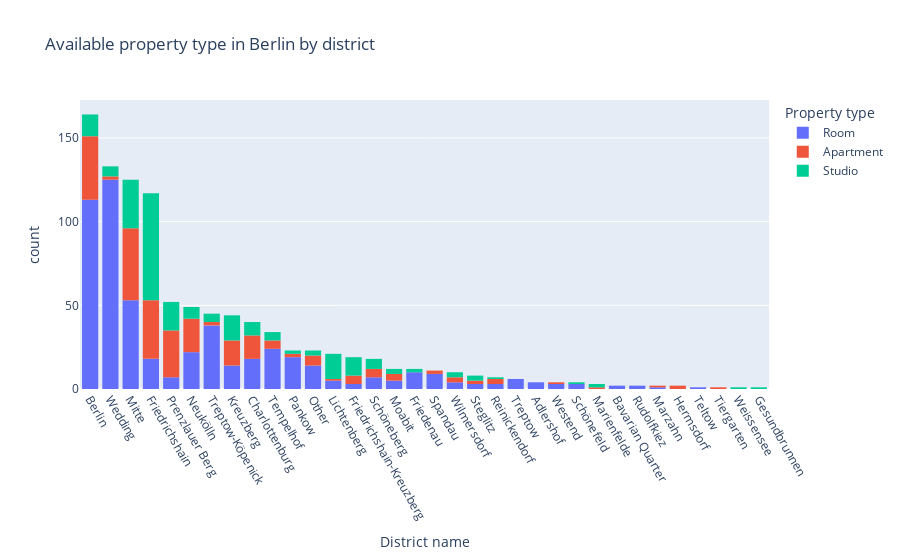
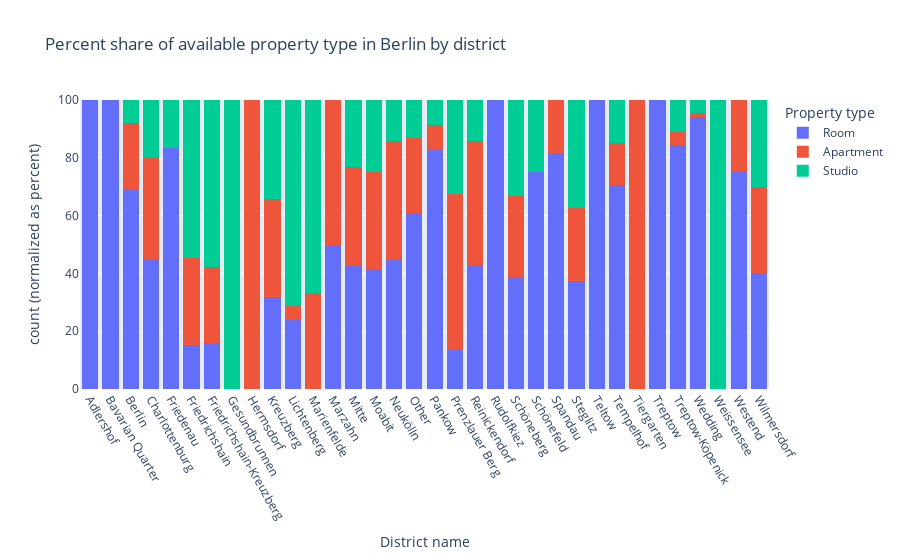

The cell these charts' notebook holds for them, in order:
### Code cell
#let's see how many offers each district has by property type
fig = px.histogram(df, 
                   x='district', 
                   color='property',
                   title="Available property type in Berlin by district",
                   labels={
                      "district": "District name",
                      "count": " ",
                      "property": "Property type"
                   })
fig.update_xaxes(categoryorder='total descending', tickangle = 60)
fig.show()

fig = px.histogram(df, 
                   x='district', 
                   color='property', 
                   barmode='stack',
                   barnorm='percent',
                   title="Percent share of available property type in Berlin by district",
                   labels={
                      "district": "District name",
                      "count": " ",
                      "property": "Property type"
                   })

fig.update_xaxes(categoryorder='category ascending', tickangle = 60)
fig.show()

### Figure 1 — Plotly figure (JSON) as saved in the notebook; plotly's stock layout.template omitted (floating-point values rounded to 4 significant figures; data arrays with more than 128 entries replaced by an {"elided": "..."} marker saying what was removed)
{"data": [{"alignmentgroup": "True", "bingroup": "x", "hovertemplate": "Property type=Room<br>District name=%{x}<br>count=%{y}<extra></extra>", "legendgroup": "Room", "marker": {"color": "#636efa"}, "name": "Room", "offsetgroup": "Room", "orientation": "v", "showlegend": true, "type": "histogram", "x": {"elided": "536 str values"}, "xaxis": "x", "yaxis": "y"}, {"alignmentgroup": "True", "bingroup": "x", "hovertemplate": "Property type=Apartment<br>District name=%{x}<br>count=%{y}<extra></extra>", "legendgroup": "Apartment", "marker": {"color": "#EF553B"}, "name": "Apartment", "offsetgroup": "Apartment", "orientation": "v", "showlegend": true, "type": "histogram", "x": {"elided": "241 str values"}, "xaxis": "x", "yaxis": "y"}, {"alignmentgroup": "True", "bingroup": "x", "hovertemplate": "Property type=Studio<br>District name=%{x}<br>count=%{y}<extra></extra>", "legendgroup": "Studio", "marker": {"color": "#00cc96"}, "name": "Studio", "offsetgroup": "Studio", "orientation": "v", "showlegend": true, "type": "histogram", "x": {"elided": "223 str values"}, "xaxis": "x", "yaxis": "y"}], "layout": {"barmode": "relative", "legend": {"title": {"text": "Property type"}, "tracegroupgap": 0}, "title": {"text": "Available property type in Berlin by district"}, "xaxis": {"anchor": "y", "categoryorder": "total descending", "domain": [0, 1], "tickangle": 60, "title": {"text": "District name"}}, "yaxis": {"anchor": "x", "domain": [0, 1], "title": {"text": "count"}}}}

### Figure 2 — Plotly figure (JSON) as saved in the notebook; plotly's stock layout.template omitted (floating-point values rounded to 4 significant figures; data arrays with more than 128 entries replaced by an {"elided": "..."} marker saying what was removed)
{"data": [{"alignmentgroup": "True", "bingroup": "x", "hovertemplate": "Property type=Room<br>District name=%{x}<br>count (normalized as percent)=%{y}<extra></extra>", "legendgroup": "Room", "marker": {"color": "#636efa"}, "name": "Room", "offsetgroup": "Room", "orientation": "v", "showlegend": true, "type": "histogram", "x": {"elided": "536 str values"}, "xaxis": "x", "yaxis": "y"}, {"alignmentgroup": "True", "bingroup": "x", "hovertemplate": "Property type=Apartment<br>District name=%{x}<br>count (normalized as percent)=%{y}<extra></extra>", "legendgroup": "Apartment", "marker": {"color": "#EF553B"}, "name": "Apartment", "offsetgroup": "Apartment", "orientation": "v", "showlegend": true, "type": "histogram", "x": {"elided": "241 str values"}, "xaxis": "x", "yaxis": "y"}, {"alignmentgroup": "True", "bingroup": "x", "hovertemplate": "Property type=Studio<br>District name=%{x}<br>count (normalized as percent)=%{y}<extra></extra>", "legendgroup": "Studio", "marker": {"color": "#00cc96"}, "name": "Studio", "offsetgroup": "Studio", "orientation": "v", "showlegend": true, "type": "histogram", "x": {"elided": "223 str values"}, "xaxis": "x", "yaxis": "y"}], "layout": {"barmode": "stack", "barnorm": "percent", "legend": {"title": {"text": "Property type"}, "tracegroupgap": 0}, "title": {"text": "Percent share of available property type in Berlin by district"}, "xaxis": {"anchor": "y", "categoryorder": "category ascending", "domain": [0, 1], "tickangle": 60, "title": {"text": "District name"}}, "yaxis": {"anchor": "x", "domain": [0, 1], "title": {"text": "count (normalized as percent)"}}}}
